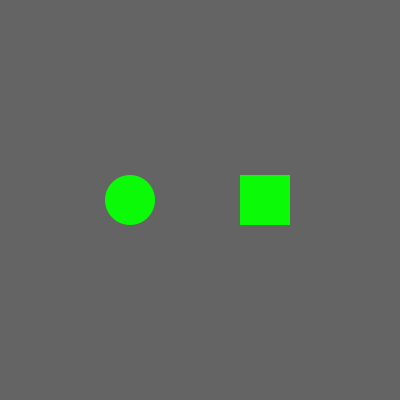
Frame 1 (no input)
Frame 60 (the mouse pressed at the canvas centre just before this capture): identical to frame 1, image omitted
Frame 120 (the mouse held since frame 60 and released just before this capture): identical to frame 1, image omitted

The Processing sketch that drew this single still picture (run headless with seeded random() and noise(); from frame 60 on, the mouse is pressed at the canvas centre):

// Processing sketch: processing_68998
// ── processing_68998.pde

/* --------------------------------------------------------------------------
 Travail de rattrapage
 Boutons et boucles
 Par Jean-François Bourbeau
 -------------------------------------------------------------------------- */


int x1;
int y1;
int w1;
int h1;
int state1;

int x2;
int y2;
int w2;
int h2;
int state2;

float w;
float q;




void setup() {
  size(400, 400);
  smooth();



  // carré
  x1 = width/4+140;
  y1 = height/2-25;
  w1 = 50;
  h1 = 50;
  state1 = 0;

  // cercle
  x2 = width/4+30;
  y2 = height/2;
  w2 = 50;
  h2 = 50;
  state2 = 0;
}

void draw() {

  background(100);



  // carré


  if ( state1 == 1 ) {
    fill(250, 18, 208);


    //lignes verticales:

    stroke(0);
    strokeWeight(5);
    int y =10; 
    while ( y < w ) {
      line(0, y, width, y);
      y = y + 20;
    }

    if (w<400) {
      w= w+5;
    }

    // carré
  } 
  else {
    fill(10, 250, 8);



    stroke(0);
    strokeWeight(5);
    int y =10; 
    while ( y < w ) {
      line(0, y, width, y);
      y = y + 20;
    }

    if (w>0) {
      w= w-5;
    }
  }
  noStroke();
  rect(x1, y1, w1, h1);



  // Cercle


  //Anneau autour du cercle 


  float x = 130;
  float y = 200;
  int nombreDeRayons = 20;
  int longueurDesRayons = 50;


  float tranche = TWO_PI / nombreDeRayons;
  float rads = 0;
  float ratio = 0.60;
  stroke(0);
  strokeWeight(5);

  while ( rads < q ) {
    float x1 = x+cos(rads) * longueurDesRayons * ratio;
    float y1 = y + sin(rads) * longueurDesRayons * ratio;
    float x2 = x+cos(rads) * longueurDesRayons;
    float y2 = y + sin(rads) * longueurDesRayons;
    line(x1, y1, x2, y2 );
    rads = rads + tranche;
  }


  if ( state2 == 1 ) {

    if (q<TWO_PI) {



      q = q + 0.3;
    }

    fill(250, 18, 208);
  } 
  else {


    if (q > 0) {
      q=q-0.3;
    }

    fill(10, 250, 8);
  }
  noStroke();
  ellipse(x2, y2, w2, h2);
}



//commande de la souris

void mousePressed() {

  if ( mouseX>x1 && mouseX<x1+w1 && mouseY>y1 && mouseY<y1+h1 ) {
    state1 = 1;
  }




  float  distance = dist( mouseX, mouseY, x2, y2 ) ;
  float rayon = 25;
  if ( distance < rayon ) {




    // mouseOver



    if ( state2 == 0 ) {
      state2 = 1;
    } 
    else {
      state2 = 0;
    }
  }
}

void mouseReleased() {
  state1 = 0;
}
